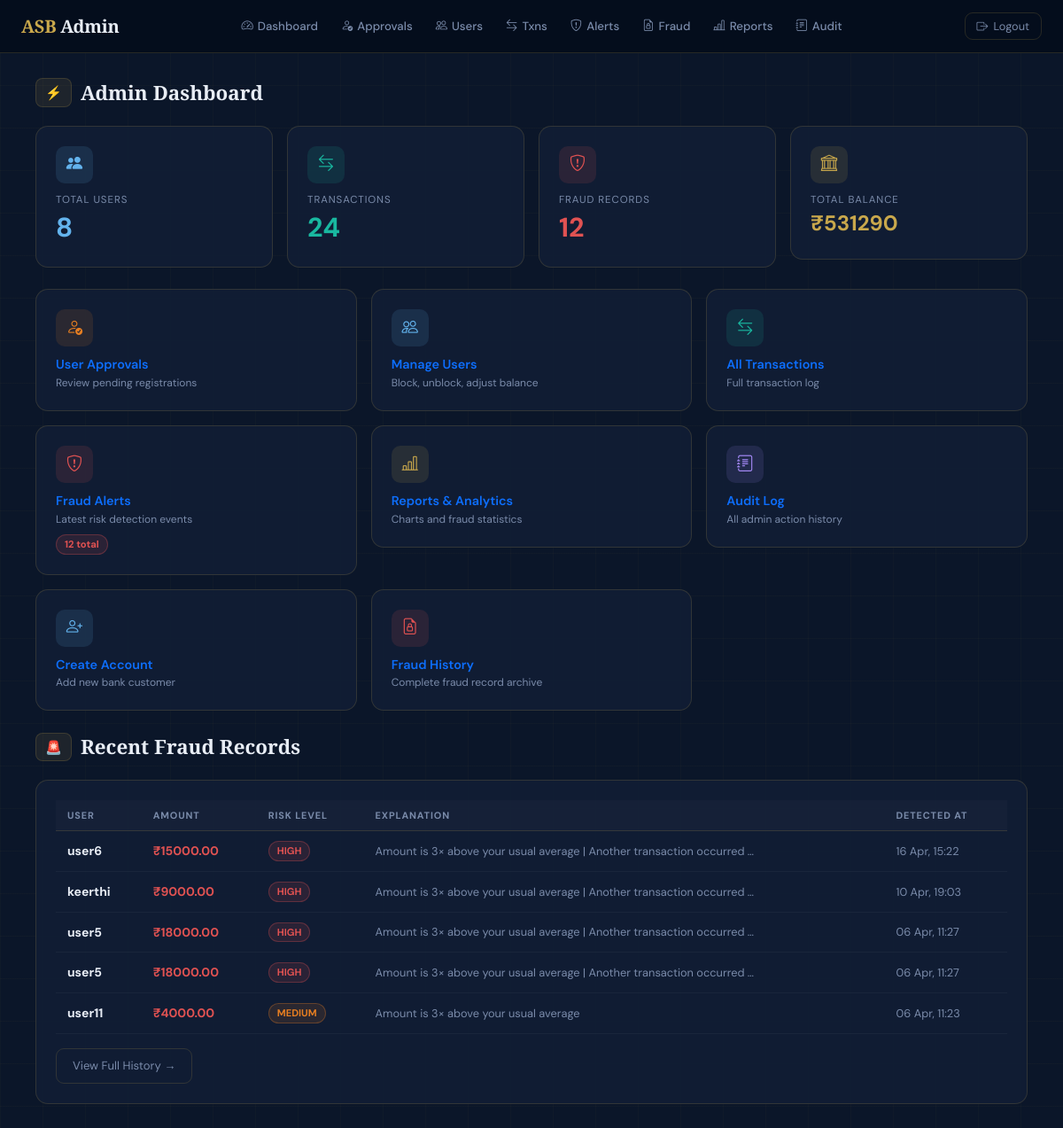
The page /control/dashboard/ (signed in) on the database its author committed.
### fraud_detection/models.py (models this page shows, shortened)
class FraudRecord(models.Model):
    user        = models.ForeignKey(User, on_delete=models.CASCADE)
    bill_type   = models.CharField(max_length=100)
    amount      = models.DecimalField(max_digits=12, decimal_places=2)
    risk_score  = models.IntegerField(default=0)
    risk_level  = models.CharField(max_length=10, default='LOW')
    explanation = models.TextField(blank=True, default='')
    detected_at = models.DateTimeField(auto_now_add=True)
    class Meta:
        ordering = ['-detected_at']

### accounts/views.py (the view)
# urls.py: path('control/dashboard/',                     views.admin_dashboard,name='admin_dashboard'),
@login_required
@user_passes_test(is_admin)
def admin_dashboard(request):
    ctx = {
        'user_count':          User.objects.filter(is_staff=False).count(),
        'total_transactions':  Transaction.objects.count(),
        'fraud_count':         FraudRecord.objects.count(),
        'total_balance':       UserProfile.objects.aggregate(s=Sum('balance'))['s'] or 0,
        'pending_approvals':   UserProfile.objects.filter(account_status='PENDING').count(),
        'pending_high_count':  Transaction.objects.filter(status='PENDING_HIGH').count(),
        'suspicious_count':    Transaction.objects.filter(status='SUSPICIOUS').count(),
        'recent_fraud':        FraudRecord.objects.order_by('-detected_at')[:5],
        'pending_users':       UserProfile.objects.filter(account_status='PENDING').select_related('user')[:5],
    }
    return render(request, 'admin/dashboard.html', ctx)

### accounts/views.py (called while the page is built)
def is_admin(u): return u.is_staff

### templates/admin/dashboard.html (shortened to what this page needs)
{% extends "base.html" %}{% block content %}
<div class="page-title"><span class="pill">⚡</span> Admin Dashboard</div>
<div class="row g-3 mb-4">
  <div class="col-6 col-md-3 fu fu1">
    <div class="asb-card">
      <div class="si si-blue"><i class="bi bi-people-fill"></i></div>
      <div style="font-size:.72rem;color:var(--muted);text-transform:uppercase;letter-spacing:.08em;">Total Users</div>
      <div style="font-size:1.9rem;font-weight:700;color:#63B3ED;">{{ user_count }}</div>
    </div>
  </div>
  <div class="col-6 col-md-3 fu fu2">
    <div class="asb-card">
      <div class="si si-teal"><i class="bi bi-arrow-left-right"></i></div>
      <div style="font-size:.72rem;color:var(--muted);text-transform:uppercase;letter-spacing:.08em;">Transactions</div>
      <div style="font-size:1.9rem;font-weight:700;color:var(--teal);">{{ total_transactions }}</div>
    </div>
  </div>
  <div class="col-6 col-md-3 fu fu3">
    <div class="asb-card">
      <div class="si si-red"><i class="bi bi-shield-exclamation"></i></div>
      <div style="font-size:.72rem;color:var(--muted);text-transform:uppercase;letter-spacing:.08em;">Fraud Records</div>
      <div style="font-size:1.9rem;font-weight:700;color:var(--red);">{{ fraud_count }}</div>
    </div>
  </div>
  <div class="col-6 col-md-3 fu fu4">
    <div class="asb-card">
      <div class="si si-gold"><i class="bi bi-bank"></i></div>
      <div style="font-size:.72rem;color:var(--muted);text-transform:uppercase;letter-spacing:.08em;">Total Balance</div>
      <div style="font-size:1.5rem;font-weight:700;color:var(--gold);">₹{{ total_balance }}</div>
    </div>
  </div>
</div>
<div class="row g-3 mb-4">
  <div class="col-6 col-md-4 fu fu1">
    <a href="{% url 'pending_users' %}" style="text-decoration:none;">
      <div class="asb-card" style="cursor:pointer;">
        <div class="si si-orange"><i class="bi bi-person-check"></i></div>
        <div style="font-weight:600;font-size:.9rem;">User Approvals</div>
        <div style="font-size:.75rem;color:var(--muted);">Review pending registrations</div>
      </div>
    </a>
  </div>
  <div class="col-6 col-md-4 fu fu2">
    <a href="{% url 'manage_users' %}" style="text-decoration:none;">
      <div class="asb-card" style="cursor:pointer;">
        <div class="si si-blue"><i class="bi bi-people"></i></div>
        <div style="font-weight:600;font-size:.9rem;">Manage Users</div>
        <div style="font-size:.75rem;color:var(--muted);">Block, unblock, adjust balance</div>
      </div>
    </a>
  </div>
  <div class="col-6 col-md-4 fu fu3">
    <a href="{% url 'all_transactions' %}" style="text-decoration:none;">
      <div class="asb-card" style="cursor:pointer;">
        <div class="si si-teal"><i class="bi bi-arrow-left-right"></i></div>
        <div style="font-weight:600;font-size:.9rem;">All Transactions</div>
        <div style="font-size:.75rem;color:var(--muted);">Full transaction log</div>
      </div>
    </a>
  </div>
  <div class="col-6 col-md-4 fu fu4">
    <a href="{% url 'fraud_alerts' %}" style="text-decoration:none;">
      <div class="asb-card" style="cursor:pointer;">
        <div class="si si-red"><i class="bi bi-shield-exclamation"></i></div>
        <div style="font-weight:600;font-size:.9rem;">Fraud Alerts</div>
        <div style="font-size:.75rem;color:var(--muted);">Latest risk detection events</div>
        {% if fraud_count %}
        <span class="bdg bdg-danger mt-2" style="display:inline-block;">{{ fraud_count }} total</span>
        {% endif %}
      </div>
    </a>
  </div>
  <div class="col-6 col-md-4 fu">
    <a href="{% url 'reports' %}" style="text-decoration:none;">
      <div class="asb-card" style="cursor:pointer;">
        <div class="si si-gold"><i class="bi bi-bar-chart-line"></i></div>
        <div style="font-weight:600;font-size:.9rem;">Reports & Analytics</div>
        <div style="font-size:.75rem;color:var(--muted);">Charts and fraud statistics</div>
      </div>
    </a>
  </div>
  <div class="col-6 col-md-4 fu fu1">
    <a href="{% url 'audit_log' %}" style="text-decoration:none;">
      <div class="asb-card" style="cursor:pointer;">
        <div class="si" style="background:rgba(167,139,250,.12);color:#A78BFA;">
          <i class="bi bi-journal-text"></i>
        </div>
        <div style="font-weight:600;font-size:.9rem;">Audit Log</div>
        <div style="font-size:.75rem;color:var(--muted);">All admin action history</div>
      </div>
    </a>
  </div>
  <div class="col-6 col-md-4 fu fu2">
    <a href="{% url 'create_user' %}" style="text-decoration:none;">
      <div class="asb-card" style="cursor:pointer;">
        <div class="si" style="background:rgba(99,179,237,.12);color:#63B3ED;">
          <i class="bi bi-person-plus"></i>
        </div>
        <div style="font-weight:600;font-size:.9rem;">Create Account</div>
        <div style="font-size:.75rem;color:var(--muted);">Add new bank customer</div>
      </div>
    </a>
  </div>
  <div class="col-6 col-md-4 fu fu3">
    <a href="{% url 'fraud_history' %}" style="text-decoration:none;">
      <div class="asb-card" style="cursor:pointer;">
        <div class="si" style="background:rgba(224,82,82,.12);color:var(--red);">
          <i class="bi bi-file-earmark-lock"></i>
        </div>
        <div style="font-weight:600;font-size:.9rem;">Fraud History</div>
        <div style="font-size:.75rem;color:var(--muted);">Complete fraud record archive</div>
      </div>
    </a>
  </div>
</div>
{% if recent_fraud %}
<div class="page-title fu"><span class="pill">🚨</span> Recent Fraud Records</div>
<div class="asb-card fu">
  <table class="asb-table">
    <thead>
      <tr>
        <th>User</th>
        <th>Amount</th>
        <th>Risk Level</th>
        <th>Explanation</th>
        <th>Detected At</th>
      </tr>
    </thead>
    <tbody>
      {% for r in recent_fraud %}
      <tr>
        <td style="font-weight:700;">{{ r.user.username }}</td>
        <td style="color:var(--red);font-weight:700;">₹{{ r.amount }}</td>
        <td>
          {% if r.risk_level == 'HIGH' %}<span class="bdg bdg-high">HIGH</span>
          {% elif r.risk_level == 'MEDIUM' %}<span class="bdg bdg-med">MEDIUM</span>
          {% else %}<span class="bdg bdg-low">LOW</span>{% endif %}
        </td>
        <td style="font-size:.8rem;color:var(--muted);">{{ r.explanation|truncatechars:70 }}</td>
        <td style="font-size:.8rem;color:var(--muted);">{{ r.detected_at|date:"d M, H:i" }}</td>
      </tr>
      {% endfor %}
    </tbody>
  </table>
  <div class="mt-3">
    <a href="{% url 'fraud_history' %}" class="btn-outline" style="font-size:.82rem;">
      View Full History →
    </a>
  </div>
</div>
{% endif %}
{% endblock %}

### templates/base.html (style rules this page uses)
:root { --navy:#0B1629;--navy2:#111E35;--navy3:#172540; --gold:#C9A84C;--gold2:#E8C46A; --teal:#19B8A0;--red:#E05252;--orange:#E67E22; --text:#E8EDF5;--muted:#7A8BAA; --border:rgba(201,168,76,.18); --card:rgba(17,30,53,.96); --radius:14px;--shadow:0 8px 32px rgba(0,0,0,.35); }
* { box-sizing:border-box; }
body { background:var(--navy); color:var(--text); font-family:'DM Sans',sans-serif; font-size:15px; min-height:100vh; }
body::before { content:'';position:fixed;inset:0; background-image: linear-gradient(rgba(201,168,76,.03) 1px,transparent 1px), linear-gradient(90deg,rgba(201,168,76,.03) 1px,transparent 1px); background-size:48px 48px; pointer-events:none;z-index:0; }
h1,h2,h3,h4,h5,.brand,.page-title,.balance-num { font-family:'Playfair Display',serif; }
.asb-card { background:var(--card); border:1px solid var(--border); border-radius:var(--radius); padding:22px; transition:.2s; }
.btn-outline { background:transparent;border:1px solid var(--border); color:var(--muted);padding:9px 18px;border-radius:9px; font-size:.875rem;cursor:pointer;transition:.2s; text-decoration:none;display:inline-flex;align-items:center;gap:6px; font-family:'DM Sans',sans-serif; }
.bdg { padding:2px 9px;border-radius:20px;font-size:.7rem;font-weight:700;display:inline-block; }
.bdg-med { background:rgba(230,126,34,.12);color:var(--orange);border:1px solid rgba(230,126,34,.3); }
.bdg-high { background:rgba(224,82,82,.12); color:var(--red); border:1px solid rgba(224,82,82,.3); }
.bdg-danger { background:rgba(224,82,82,.12); color:var(--red); border:1px solid rgba(224,82,82,.3); }
.asb-table { width:100%;border-collapse:collapse; }
.asb-table th { font-size:.68rem;font-weight:700;text-transform:uppercase; letter-spacing:.08em;color:var(--muted); padding:9px 13px;border-bottom:1px solid var(--border); background:rgba(255,255,255,.02);font-family:'DM Sans',sans-serif; }
.asb-table td { padding:11px 13px;font-size:.875rem;border-bottom:1px solid rgba(255,255,255,.04);vertical-align:middle; }
.si { width:42px;height:42px;border-radius:10px;display:flex;align-items:center;justify-content:center;font-size:1.15rem;margin-bottom:10px; }
.si-gold { background:rgba(201,168,76,.12);color:var(--gold); }
.si-teal { background:rgba(25,184,160,.12);color:var(--teal); }
.si-red { background:rgba(224,82,82,.12); color:var(--red); }
.si-blue { background:rgba(99,179,237,.12);color:#63B3ED; }
.si-orange { background:rgba(230,126,34,.12);color:var(--orange); }
.page-title { font-size:1.4rem;font-weight:700;color:var(--text); margin-bottom:20px;display:flex;align-items:center;gap:10px; font-family:'Playfair Display',serif; }
.pill { background:rgba(201,168,76,.1);border:1px solid var(--border); border-radius:8px;padding:4px 10px;font-size:.95rem; }
.fu { animation:fadeUp .35s ease both; }
.fu1 { animation-delay:.05s; }
.fu2 { animation-delay:.10s; }
.fu3 { animation-delay:.15s; }
.fu4 { animation-delay:.20s; }

### rows shown on the page
FraudRecord: user.username "user6", amount "15000.00", risk_level "HIGH", explanation "Amount is 3× above your usual average | Another transaction occurred …", detected_at "16 Apr, 15:22"
FraudRecord: user.username "keerthi", amount "9000.00", risk_level "HIGH", explanation "Amount is 3× above your usual average | Another transaction occurred …", detected_at "10 Apr, 19:03"
FraudRecord: user.username "user5", amount "18000.00", risk_level "HIGH", explanation "Amount is 3× above your usual average | Another transaction occurred …", detected_at "06 Apr, 11:27"
FraudRecord: user.username "user5", amount "18000.00", risk_level "HIGH", explanation "Amount is 3× above your usual average | Another transaction occurred …", detected_at "06 Apr, 11:27"
FraudRecord: user.username "user11", amount "4000.00", risk_level "MEDIUM", explanation "Amount is 3× above your usual average", detected_at "06 Apr, 11:23"

### other values the page prints
{{ user_count }} "8"
{{ total_transactions }} "24"
{{ fraud_count }} "12"
{{ total_balance }} "531290"
